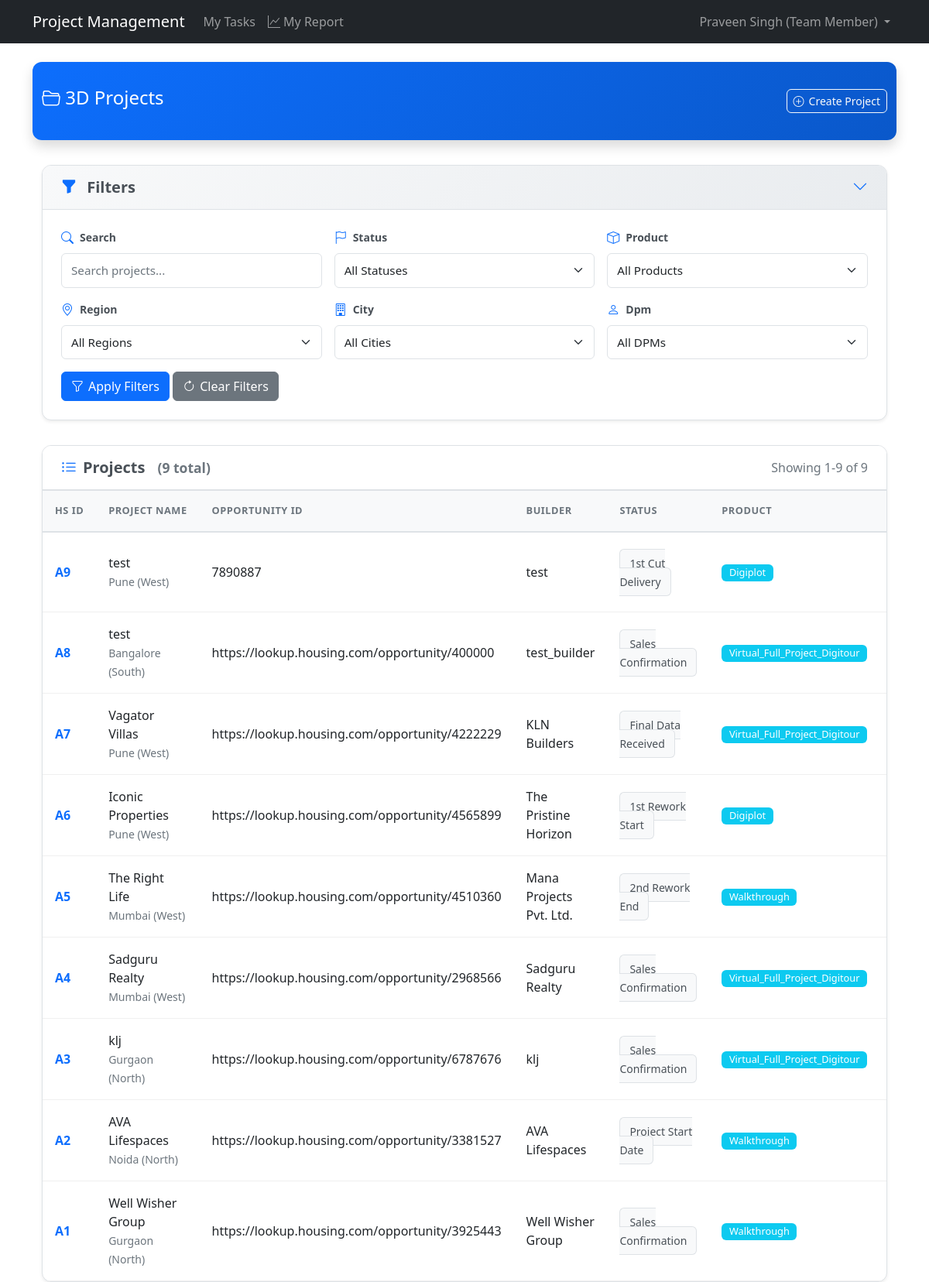
Page /projects/ (signed in) on the earlier database version.
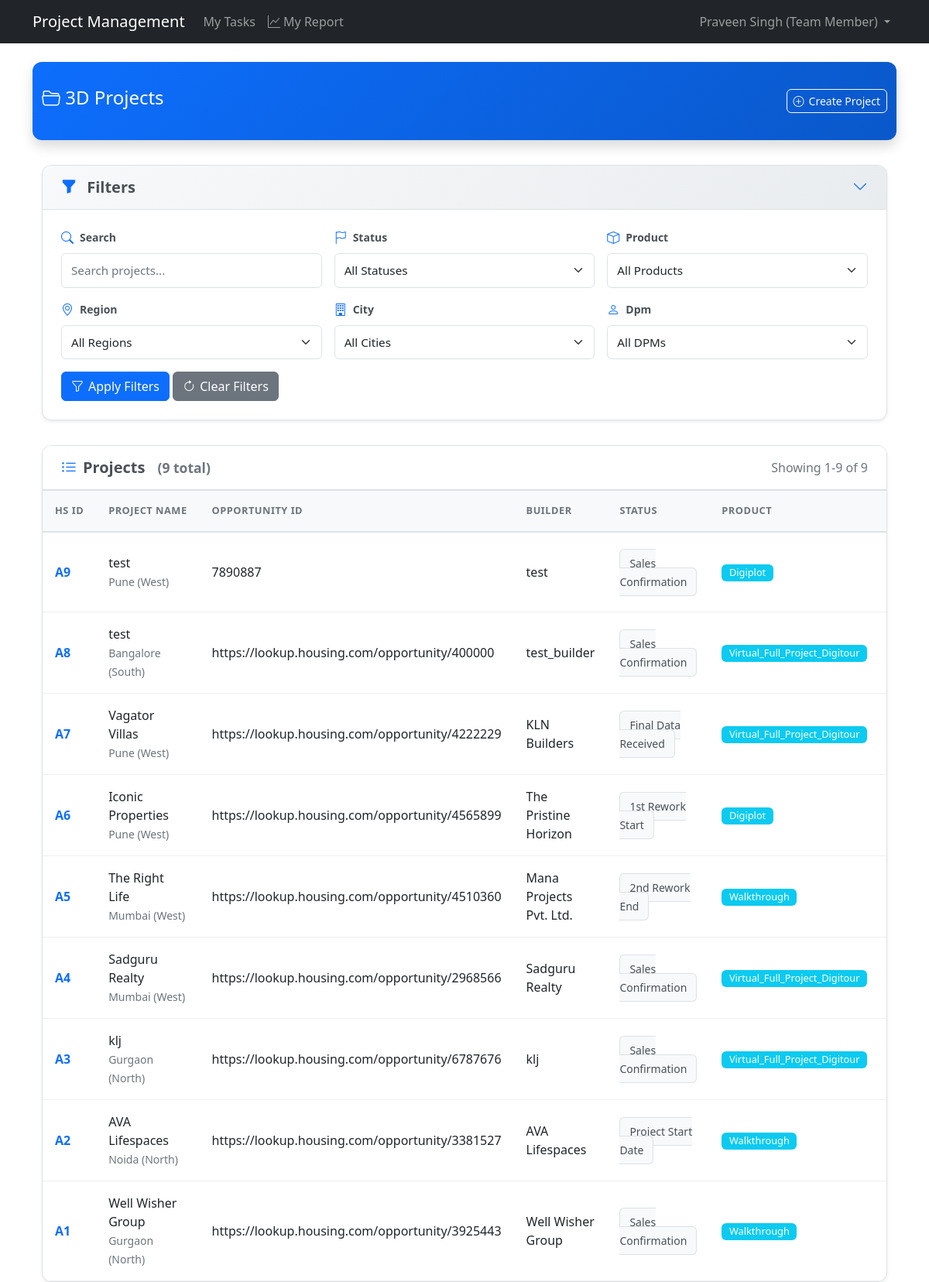
Same page on the later database version.
### projects/models.py (models this page shows, shortened)
class Project(models.Model):
    id = models.UUIDField(
        primary_key=True,
        default=uuid.uuid4,
        editable=False
    )
    hs_id = models.CharField(
        max_length=10,
        unique=True,
        editable=False,
        help_text="Human-readable unique identifier (e.g., A1, A2, B1, etc.)"
    )
    opportunity_id = models.CharField(
        max_length=100,
        unique=False,
        help_text="Business opportunity identifier"
    )
    project_type = models.CharField(
        max_length=100,
        blank=True,
        null=True,
        help_text="Type of project (optional)"
    )
    project_name = models.CharField(
        max_length=255,
        help_text="Name of the project"
    )
    builder_name = models.CharField(
        max_length=255,
        help_text="Name of the builder/client"
    )
    city = models.ForeignKey(
        City,
        on_delete=models.PROTECT,
        related_name='projects',
        help_text="City where this project is located"
    )
    product = models.ForeignKey(
        Product,
        on_delete=models.PROTECT,
        related_name='projects',
        help_text="The product being delivered in this project"
    )
    product_subcategory = models.ForeignKey(
        ProductSubcategory,
        on_delete=models.PROTECT,
        related_name='projects',
        null=True,
        blank=True,
        help_text="Optional subcategory classification for this project"
    )
    package_id = models.CharField(
        max_length=100,
        blank=True,
        null=True,
        help_text="Optional package identifier"
    )
    quantity = models.PositiveIntegerField(
        help_text="Quantity of products for this project"
    )
    purchase_date = models.DateField(
        help_text="Date when the project was purchased"
    )
    sales_confirmation_date = models.DateField(
        help_text="Date when sales confirmation was received"
    )
    expected_tat = models.PositiveIntegerField(
        validators=[MinValueValidator(1)],
        help_text="Expected turnaround time in days (defaults to product TAT but can be overridden)"
    )
    account_manager = models.CharField(
        max_length=255,
        help_text="Name of the account manager responsible for this project"
    )
    dpm = models.ForeignKey(
        User,
        on_delete=models.PROTECT,
        related_name='dpm_projects',
        help_text="The Digital Project Manager assigned to this project"
    )
    current_status = models.ForeignKey(
        ProjectStatusOption,
        on_delete=models.PROTECT,
        related_name='projects',
        help_text="Current status of the project"
    )
    project_incharge = models.ForeignKey(
        'accounts.User',
        on_delete=models.PROTECT,
        related_name='incharge_projects',
        null=True,
        blank=True,
        help_text="Team member assigned as project incharge"
    )
    expected_completion_date = models.DateField(
        null=True,
        blank=True,
        help_text="Expected date of project completion"
    )
    delivery_performance_rating = models.DecimalField(
        max_digits=2,
        decimal_places=1,
        null=True,
        blank=True,
        validators=[
            MinValueValidator(1),
            MaxValueValidator(5)
        ],
        help_text="Delivery performance rating (1-5)"
    )
    created_at = models.DateTimeField(auto_now_add=True)
    updated_at = models.DateTimeField(auto_now=True)
    class Meta:
        ordering = ['-created_at']
        verbose_name = 'Project'
        verbose_name_plural = 'Projects'
        indexes = [
            models.Index(fields=['opportunity_id']),
        ]

class ProjectStatusOption(models.Model):
    id = models.UUIDField(
        primary_key=True,
        default=uuid.uuid4,
        editable=False
    )
    name = models.CharField(
        max_length=100,
        unique=True,
        help_text="Name of the status (e.g., 'Sales Confirmation')"
    )
    category_one = models.CharField(
        max_length=100,
        help_text="First level categorization (e.g., 'Awaiting Data')"
    )
    category_two = models.CharField(
        max_length=100,
        help_text="Second level categorization (e.g., 'Not Started')"
    )
    order = models.PositiveIntegerField(
        help_text="Sequence number for ordering statuses"
    )
    is_active = models.BooleanField(
        default=True,
        help_text="Whether this status is currently available for use"
    )
    created_at = models.DateTimeField(auto_now_add=True)
    updated_at = models.DateTimeField(auto_now=True)
    class Meta:
        ordering = ['order']
        verbose_name = 'Project Status Option'
        verbose_name_plural = 'Project Status Options'
    def __str__(self):
        return f"{self.name} ({self.category_one} - {self.category_two})"

class Product(models.Model):
    id = models.UUIDField(
        primary_key=True,
        default=uuid.uuid4,
        editable=False
    )
    name = models.CharField(
        max_length=255,
        unique=True,
        help_text="Name of the product"
    )
    expected_tat = models.PositiveIntegerField(
        validators=[MinValueValidator(1)],
        help_text="Default expected turnaround time in days for this product"
    )
    is_active = models.BooleanField(
        default=True,
        help_text="Whether this product is available for new projects"
    )
    created_at = models.DateTimeField(auto_now_add=True)
    updated_at = models.DateTimeField(auto_now=True)
    class Meta:
        ordering = ['name']
        verbose_name = 'Product'
        verbose_name_plural = 'Products'
    def __str__(self):
        return self.name

### locations/models.py (models this page shows)
class City(models.Model):
    id = models.UUIDField(primary_key=True, default=uuid.uuid4, editable=False)
    name = models.CharField(
        max_length=100,
        help_text="The name of the city"
    )
    region = models.ForeignKey(
        Region,
        on_delete=models.PROTECT,  # Prevents deletion of regions that have cities
        related_name='cities',
        help_text="The region this city belongs to"
    )
    created_at = models.DateTimeField(auto_now_add=True)
    updated_at = models.DateTimeField(auto_now=True)
    class Meta:
        ordering = ['region', 'name']
        verbose_name = 'City'
        verbose_name_plural = 'Cities'
        unique_together = ['name', 'region']  # Ensures city names are unique within a region
    def __str__(self):
        return f"{self.name} ({self.region.name})"

class Region(models.Model):
    id = models.UUIDField(primary_key=True, default=uuid.uuid4, editable=False)
    name = models.CharField(
        max_length=100,
        unique=True,
        help_text="The name of the region (e.g., 'North', 'South', 'East', 'West')"
    )
    created_at = models.DateTimeField(auto_now_add=True)
    updated_at = models.DateTimeField(auto_now=True)
    class Meta:
        ordering = ['name']  # This will order regions alphabetically by default
        verbose_name = 'Region'
        verbose_name_plural = 'Regions'
    def __str__(self):
        return self.name

### projects/views.py (the view)
# urls.py: path('', views.project_list, name='project_list'),
@login_required
def project_list(request):
    search_query = request.GET.get('search', '')
    status = request.GET.get('status', '')
    product = request.GET.get('product', '')
    region = request.GET.get('region', '')
    city = request.GET.get('city', '')
    dpm = request.GET.get('dpm', '')
    page = request.GET.get('page', 1)
    success, result = ProjectService.get_project_list(
        search_query=search_query,
        status=status,
        product=product,
        region=region,
        city=city,
        dpm=dpm,
        page=page
    )
    if not success:
        messages.error(request, result)
        return redirect('home')
    projects, filters_applied = result
    success, filter_options_result = ProjectService.get_filter_options()
    if not success:
        messages.warning(request, filter_options_result)
        filter_options = {
            'statuses': [],
            'products': [],
            'cities': [],
            'regions': [],
            'dpms': []
        }
    else:
        filter_options = filter_options_result
    filter_form = ProjectFilterForm(initial=filters_applied)
    if region:
        filter_form.fields['city'].queryset = City.objects.filter(region_id=region)
    context = {
        'projects': projects,
        'filter_form': filter_form,
        'filters_applied': filters_applied,
        'filter_options': filter_options,  # Make sure this is included
        'title': 'Project List'
    }
    return render(request, 'projects/project_list.html', context)

### accounts/models.py (called while the page is built)
    def __str__(self):
        return f"{self.username} - {self.get_role_display()}"

### projects/services.py (called while the page is built)
    @staticmethod
    def get_filter_options():
        try:
            filter_options = {
                'statuses': ProjectStatusOption.objects.filter(is_active=True).order_by('order'),
                'products': Product.objects.filter(is_active=True).order_by('name'),
                'cities': City.objects.all().order_by('name'),
                'regions': Region.objects.all().order_by('name'),
                'dpms': User.objects.filter(role='DPM', is_active=True).order_by('username')
            }
            return True, filter_options
        except Exception as e:
            logger.exception(f"Error retrieving filter options: {str(e)}")
            return False, f"An error occurred: {str(e)}"

### projects/templates/projects/project_list.html (shortened to what the changed rows need)
{% extends "base.html" %}
{% block content %}
<div class="container-fluid">
    <div class="projects-card">
        <div class="card-body p-0">
            <div class="table-responsive">
                <table class="table table-hover">
                    <thead>
                        <tr>
                            <th>HS ID</th>
                            <th>Project Name</th>
                            <th>Opportunity ID</th>
                            <th>Builder</th>
                            <th>Status</th>
                            <th>Product</th>
                            <th>DPM</th>
                        </tr>
                    </thead>
                    <tbody>
                        {% for project in projects %}
                        <tr>
                            <td><span class="hs-id">{{ project.hs_id }}</span></td>
                            <td>
                                <div class="fw-semibold">{{ project.project_name }}</div>
                                <small class="text-muted">{{ project.city }}</small>
                            </td>
                            <td>{{ project.opportunity_id }}</td>
                            <td>{{ project.builder_name }}</td>
                            <td>
                                <span class="status-badge">{{ project.current_status.name }}</span>
                            </td>
                            <td>
                                <span class="badge bg-info">{{ project.product.name }}</span>
                            </td>
                            <td>{{ project.dpm.get_full_name|default:project.dpm.username }}</td>
                        </tr>
                        {% endfor %}
                    </tbody>
                </table>
            </div>
        </div>
    </div>
</div>
{% endblock %}

Differences in the rows shown:
changed Project (number 1 of 9 on the later page): current_status.name "1st Cut Delivery" → "Sales Confirmation"
